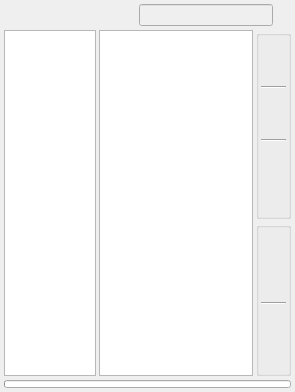
<?xml version="1.0" encoding="UTF-8"?>
<ui version="4.0">
 <class>skinClusterManager_Dialog</class>
 <widget class="QDialog" name="skinClusterManager_Dialog">
  <property name="geometry">
   <rect>
    <x>0</x>
    <y>0</y>
    <width>295</width>
    <height>392</height>
   </rect>
  </property>
  <property name="windowTitle">
   <string>SkinCluster - Manager</string>
  </property>
  <layout class="QVBoxLayout" name="skinClusterManager_Dialog_verticalLayout">
   <property name="spacing">
    <number>4</number>
   </property>
   <property name="margin">
    <number>4</number>
   </property>
   <item>
    <layout class="QHBoxLayout" name="skinClusterManager_menu_horizontalLayout" stretch="0,0,0,0,0,0,0">
     <property name="spacing">
      <number>2</number>
     </property>
     <property name="sizeConstraint">
      <enum>QLayout::SetMaximumSize</enum>
     </property>
     <item>
      <widget class="QPushButton" name="skinClusterManager_home_pushButton">
       <property name="sizePolicy">
        <sizepolicy hsizetype="Minimum" vsizetype="Minimum">
         <horstretch>0</horstretch>
         <verstretch>0</verstretch>
        </sizepolicy>
       </property>
       <property name="maximumSize">
        <size>
         <width>25</width>
         <height>25</height>
        </size>
       </property>
       <property name="toolTip">
        <string>set root path</string>
       </property>
       <property name="flat">
        <bool>true</bool>
       </property>
      </widget>
     </item>
     <item>
      <widget class="QPushButton" name="skinClusterManager_folder_pushButton">
       <property name="sizePolicy">
        <sizepolicy hsizetype="Minimum" vsizetype="Minimum">
         <horstretch>0</horstretch>
         <verstretch>0</verstretch>
        </sizepolicy>
       </property>
       <property name="maximumSize">
        <size>
         <width>25</width>
         <height>25</height>
        </size>
       </property>
       <property name="toolTip">
        <string>new folder</string>
       </property>
       <property name="flat">
        <bool>true</bool>
       </property>
      </widget>
     </item>
     <item>
      <widget class="QPushButton" name="skinClusterManager_refresh_pushButton">
       <property name="sizePolicy">
        <sizepolicy hsizetype="Minimum" vsizetype="Minimum">
         <horstretch>0</horstretch>
         <verstretch>0</verstretch>
        </sizepolicy>
       </property>
       <property name="maximumSize">
        <size>
         <width>25</width>
         <height>25</height>
        </size>
       </property>
       <property name="toolTip">
        <string>refresh</string>
       </property>
       <property name="flat">
        <bool>true</bool>
       </property>
      </widget>
     </item>
     <item>
      <widget class="QPushButton" name="skinClusterManager_vis_pushButton">
       <property name="sizePolicy">
        <sizepolicy hsizetype="Minimum" vsizetype="Minimum">
         <horstretch>0</horstretch>
         <verstretch>0</verstretch>
        </sizepolicy>
       </property>
       <property name="maximumSize">
        <size>
         <width>25</width>
         <height>25</height>
        </size>
       </property>
       <property name="toolTip">
        <string>visibility control</string>
       </property>
       <property name="flat">
        <bool>true</bool>
       </property>
      </widget>
     </item>
     <item>
      <widget class="QPushButton" name="skinClusterManager_tool_pushButton">
       <property name="sizePolicy">
        <sizepolicy hsizetype="Minimum" vsizetype="Minimum">
         <horstretch>0</horstretch>
         <verstretch>0</verstretch>
        </sizepolicy>
       </property>
       <property name="maximumSize">
        <size>
         <width>25</width>
         <height>25</height>
        </size>
       </property>
       <property name="toolTip">
        <string>toolkits</string>
       </property>
       <property name="flat">
        <bool>true</bool>
       </property>
      </widget>
     </item>
     <item>
      <widget class="QLineEdit" name="skinClusterManager_path_LineEdit">
       <property name="enabled">
        <bool>false</bool>
       </property>
       <property name="sizePolicy">
        <sizepolicy hsizetype="Expanding" vsizetype="Fixed">
         <horstretch>0</horstretch>
         <verstretch>0</verstretch>
        </sizepolicy>
       </property>
       <property name="cursor">
        <cursorShape>ArrowCursor</cursorShape>
       </property>
       <property name="readOnly">
        <bool>true</bool>
       </property>
      </widget>
     </item>
     <item>
      <widget class="QPushButton" name="skinClusterManager_path_pushButton">
       <property name="sizePolicy">
        <sizepolicy hsizetype="Minimum" vsizetype="Fixed">
         <horstretch>0</horstretch>
         <verstretch>0</verstretch>
        </sizepolicy>
       </property>
       <property name="maximumSize">
        <size>
         <width>16</width>
         <height>25</height>
        </size>
       </property>
       <property name="iconSize">
        <size>
         <width>12</width>
         <height>12</height>
        </size>
       </property>
       <property name="flat">
        <bool>true</bool>
       </property>
      </widget>
     </item>
    </layout>
   </item>
   <item>
    <layout class="QHBoxLayout" name="skinClusterManager_horizontalLayout" stretch="3,5,0">
     <property name="spacing">
      <number>3</number>
     </property>
     <item>
      <widget class="QListWidget" name="skinClusterManager_one_listWidget">
       <property name="focusPolicy">
        <enum>Qt::NoFocus</enum>
       </property>
      </widget>
     </item>
     <item>
      <widget class="QListWidget" name="skinClusterManager_two_listWidget">
       <property name="focusPolicy">
        <enum>Qt::NoFocus</enum>
       </property>
       <property name="selectionMode">
        <enum>QAbstractItemView::ExtendedSelection</enum>
       </property>
      </widget>
     </item>
     <item>
      <layout class="QVBoxLayout" name="skinClusterManager_tools_groupBox_verticalLayout">
       <property name="spacing">
        <number>3</number>
       </property>
       <item>
        <widget class="QGroupBox" name="skinClusterManager_one_groupBox">
         <property name="title">
          <string/>
         </property>
         <layout class="QVBoxLayout" name="skinClusterManager_one_groupBox_verticalLayout">
          <property name="spacing">
           <number>2</number>
          </property>
          <property name="margin">
           <number>2</number>
          </property>
          <item>
           <widget class="QPushButton" name="skinClusterManager_export_pushButton">
            <property name="sizePolicy">
             <sizepolicy hsizetype="Minimum" vsizetype="Minimum">
              <horstretch>0</horstretch>
              <verstretch>0</verstretch>
             </sizepolicy>
            </property>
            <property name="maximumSize">
             <size>
              <width>25</width>
              <height>25</height>
             </size>
            </property>
            <property name="toolTip">
             <string>export weights</string>
            </property>
            <property name="flat">
             <bool>true</bool>
            </property>
           </widget>
          </item>
          <item>
           <widget class="QPushButton" name="skinClusterManager_exportComponents_pushButton">
            <property name="sizePolicy">
             <sizepolicy hsizetype="Minimum" vsizetype="Minimum">
              <horstretch>0</horstretch>
              <verstretch>0</verstretch>
             </sizepolicy>
            </property>
            <property name="maximumSize">
             <size>
              <width>25</width>
              <height>25</height>
             </size>
            </property>
            <property name="toolTip">
             <string>export components weights</string>
            </property>
            <property name="flat">
             <bool>true</bool>
            </property>
           </widget>
          </item>
          <item>
           <widget class="Line" name="skinClusterManager_one_groupBox_one_line">
            <property name="orientation">
             <enum>Qt::Horizontal</enum>
            </property>
           </widget>
          </item>
          <item>
           <widget class="QPushButton" name="skinClusterManager_import_pushButton">
            <property name="sizePolicy">
             <sizepolicy hsizetype="Minimum" vsizetype="Minimum">
              <horstretch>0</horstretch>
              <verstretch>0</verstretch>
             </sizepolicy>
            </property>
            <property name="maximumSize">
             <size>
              <width>25</width>
              <height>25</height>
             </size>
            </property>
            <property name="toolTip">
             <string>import weights</string>
            </property>
            <property name="flat">
             <bool>true</bool>
            </property>
           </widget>
          </item>
          <item>
           <widget class="QPushButton" name="skinClusterManager_batchImport_pushButton">
            <property name="sizePolicy">
             <sizepolicy hsizetype="Minimum" vsizetype="Minimum">
              <horstretch>0</horstretch>
              <verstretch>0</verstretch>
             </sizepolicy>
            </property>
            <property name="maximumSize">
             <size>
              <width>25</width>
              <height>25</height>
             </size>
            </property>
            <property name="toolTip">
             <string>batch import weights</string>
            </property>
            <property name="flat">
             <bool>true</bool>
            </property>
           </widget>
          </item>
          <item>
           <widget class="Line" name="skinClusterManager_one_groupBox_two_line">
            <property name="orientation">
             <enum>Qt::Horizontal</enum>
            </property>
           </widget>
          </item>
          <item>
           <widget class="QPushButton" name="skinClusterManager_getInfluenceFromWeightData_pushButton">
            <property name="sizePolicy">
             <sizepolicy hsizetype="Minimum" vsizetype="Minimum">
              <horstretch>0</horstretch>
              <verstretch>0</verstretch>
             </sizepolicy>
            </property>
            <property name="maximumSize">
             <size>
              <width>25</width>
              <height>25</height>
             </size>
            </property>
            <property name="toolTip">
             <string>get influences from data</string>
            </property>
            <property name="flat">
             <bool>true</bool>
            </property>
           </widget>
          </item>
          <item>
           <widget class="QPushButton" name="skinClusterManager_trash_pushButton">
            <property name="sizePolicy">
             <sizepolicy hsizetype="Minimum" vsizetype="Minimum">
              <horstretch>0</horstretch>
              <verstretch>0</verstretch>
             </sizepolicy>
            </property>
            <property name="maximumSize">
             <size>
              <width>25</width>
              <height>25</height>
             </size>
            </property>
            <property name="toolTip">
             <string>delete</string>
            </property>
            <property name="flat">
             <bool>true</bool>
            </property>
           </widget>
          </item>
          <item>
           <widget class="QPushButton" name="skinClusterManager_reload_pushButton">
            <property name="sizePolicy">
             <sizepolicy hsizetype="Minimum" vsizetype="Minimum">
              <horstretch>0</horstretch>
              <verstretch>0</verstretch>
             </sizepolicy>
            </property>
            <property name="maximumSize">
             <size>
              <width>25</width>
              <height>25</height>
             </size>
            </property>
            <property name="toolTip">
             <string>refresh</string>
            </property>
            <property name="flat">
             <bool>true</bool>
            </property>
           </widget>
          </item>
         </layout>
        </widget>
       </item>
       <item>
        <widget class="QGroupBox" name="skinClusterManager_two_groupBox">
         <property name="title">
          <string/>
         </property>
         <layout class="QVBoxLayout" name="skinClusterManager_two_groupBox_verticalLayout">
          <property name="spacing">
           <number>2</number>
          </property>
          <property name="margin">
           <number>2</number>
          </property>
          <item>
           <widget class="QPushButton" name="skinClusterManager_getInfluence_pushButton">
            <property name="sizePolicy">
             <sizepolicy hsizetype="Minimum" vsizetype="Minimum">
              <horstretch>0</horstretch>
              <verstretch>0</verstretch>
             </sizepolicy>
            </property>
            <property name="maximumSize">
             <size>
              <width>25</width>
              <height>25</height>
             </size>
            </property>
            <property name="toolTip">
             <string>get influences</string>
            </property>
            <property name="flat">
             <bool>true</bool>
            </property>
           </widget>
          </item>
          <item>
           <widget class="QPushButton" name="skinClusterManager_holdInfluence_pushButton">
            <property name="sizePolicy">
             <sizepolicy hsizetype="Minimum" vsizetype="Minimum">
              <horstretch>0</horstretch>
              <verstretch>0</verstretch>
             </sizepolicy>
            </property>
            <property name="maximumSize">
             <size>
              <width>25</width>
              <height>25</height>
             </size>
            </property>
            <property name="toolTip">
             <string>hold influences</string>
            </property>
            <property name="flat">
             <bool>true</bool>
            </property>
           </widget>
          </item>
          <item>
           <widget class="QPushButton" name="skinClusterManager_unHoldSelectedInfluence_pushButton">
            <property name="sizePolicy">
             <sizepolicy hsizetype="Minimum" vsizetype="Minimum">
              <horstretch>0</horstretch>
              <verstretch>0</verstretch>
             </sizepolicy>
            </property>
            <property name="maximumSize">
             <size>
              <width>25</width>
              <height>25</height>
             </size>
            </property>
            <property name="toolTip">
             <string>unhold selected influences</string>
            </property>
            <property name="flat">
             <bool>true</bool>
            </property>
           </widget>
          </item>
          <item>
           <widget class="Line" name="skinClusterManager_two_groupBox_line">
            <property name="orientation">
             <enum>Qt::Horizontal</enum>
            </property>
           </widget>
          </item>
          <item>
           <widget class="QPushButton" name="skinClusterManager_resetBindPose_pushButton">
            <property name="sizePolicy">
             <sizepolicy hsizetype="Minimum" vsizetype="Minimum">
              <horstretch>0</horstretch>
              <verstretch>0</verstretch>
             </sizepolicy>
            </property>
            <property name="maximumSize">
             <size>
              <width>25</width>
              <height>25</height>
             </size>
            </property>
            <property name="toolTip">
             <string>reset bind pose </string>
            </property>
            <property name="flat">
             <bool>true</bool>
            </property>
           </widget>
          </item>
          <item>
           <widget class="QPushButton" name="skinClusterManager_removeUnusedInfluence_pushButton">
            <property name="sizePolicy">
             <sizepolicy hsizetype="Minimum" vsizetype="Minimum">
              <horstretch>0</horstretch>
              <verstretch>0</verstretch>
             </sizepolicy>
            </property>
            <property name="maximumSize">
             <size>
              <width>25</width>
              <height>25</height>
             </size>
            </property>
            <property name="toolTip">
             <string>remove unused influences</string>
            </property>
            <property name="flat">
             <bool>true</bool>
            </property>
           </widget>
          </item>
          <item>
           <spacer name="skinClusterManager_verticalSpacer">
            <property name="orientation">
             <enum>Qt::Vertical</enum>
            </property>
            <property name="sizeHint" stdset="0">
             <size>
              <width>20</width>
              <height>40</height>
             </size>
            </property>
           </spacer>
          </item>
         </layout>
        </widget>
       </item>
      </layout>
     </item>
    </layout>
   </item>
   <item>
    <widget class="QProgressBar" name="skinClusterManager_progressBar">
     <property name="enabled">
      <bool>true</bool>
     </property>
     <property name="maximumSize">
      <size>
       <width>16777215</width>
       <height>8</height>
      </size>
     </property>
     <property name="textVisible">
      <bool>false</bool>
     </property>
    </widget>
   </item>
  </layout>
 </widget>
 <resources/>
 <connections/>
</ui>
